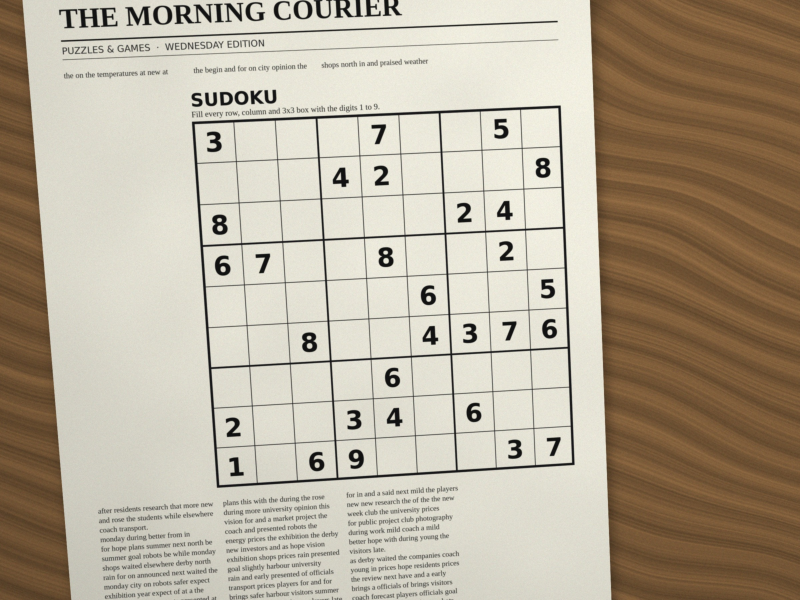
#> input picture data/dev/images/dev_01.jpg, 2400 x 1800 px (shown at 1/3 size)
$ python walkthrough.py ../data/dev/images/dev_01.jpg
#> lines starting #> are read from the running program, lines starting #| are printed output that depends on the picture; after the words box and inside, x2 and y2 are one past the last pixel; in counts of white or black regions, pixels touching at a corner belong together
### pipeline/io_utils.py
import cv2
import json

def load_image(path):

    image = cv2.imread(str(path))
    if image is None:
        raise FileNotFoundError(f"could not read image {path}")
    return image


def save_image(path, image):

    path.parent.mkdir(parents=True, exist_ok=True)
    success = cv2.imwrite(str(path), image)
    if not success:
        raise OSError(f"path could not be written {path}")

# [31 lines left out: functions load_annotation, save_result, save_grid, not called in this run]

### pipeline/preprocess.py

import cv2
import numpy as np
from typing import NamedTuple


WORK_LONG_SIDE = 1200  # uzun kenar bu boyuta iner; dikey/yatay fotoğrafta ızgara benzer boyutta kalır
BLUR_RATIO = 0.005     # uzun kenarın oranı (~7 px); gürültüyü azaltır, kalın çerçeve köşelerini silmez
BG_RATIO = 0.12        # uzun kenarın oranı (~145 px); bir hücreden büyük olmalı, yoksa arka plan ızgarayı ve rakamları da takip eder


class Preprocessed(NamedTuple):
    gray: np.ndarray
    scale: float


def odd_kernel(size, ratio):
    wr_int = int(size*ratio)
    if not (wr_int % 2):
        wr_int+=1

    if wr_int < 3:
        return 3

    return wr_int


def resize_long_side(image, target_long_side):
    long_side = max(image.shape[:2])
    scale = target_long_side / long_side
    if scale >= 1.0 :
        return (image, 1.0)
    else:
        small_image = cv2.resize(image, None, fx=scale, fy=scale, interpolation=cv2.INTER_AREA)
        return (small_image, scale)


def to_gray(image):
    return cv2.cvtColor(image, cv2.COLOR_BGR2GRAY)


def denoise(gray):
    k = odd_kernel(max(gray.shape), BLUR_RATIO)
    return cv2.GaussianBlur(gray, (k, k), 0)


def normalize_illumination(gray):
    k = odd_kernel(max(gray.shape), BG_RATIO)
    gaus_blur = cv2.GaussianBlur(gray, (k,k), 0)
    return cv2.divide(gray, gaus_blur, scale=255)


def preprocess(image):
    small, scale = resize_long_side(image, WORK_LONG_SIDE)
    gray_image = to_gray(small)
    den_img = denoise(gray_image)
    preprcssd = normalize_illumination(den_img)
    return Preprocessed(preprcssd, scale)

"""test:
python -c "
from pathlib import Path
from pipeline.io_utils import load_image, save_image
from pipeline.preprocess import preprocess
pre = preprocess(load_image(Path('data/dev/images/dev_01.jpg')))
print(pre.gray.shape, pre.gray.dtype, pre.scale)
save_image(Path('out/dev_01_pre.png'), pre.gray)
"
"""


### pipeline/corners.py
import cv2
import numpy as np
from pipeline.preprocess import odd_kernel, to_gray

HARRIS_BLOCK_RATIO = 0.004  # uzun kenarın oranı (~5 px); köşe arama penceresi
HARRIS_KSIZE = 3            # Sobel kernel'ı; blur zaten yapıldığı için en küçüğü yeterli
HARRIS_K = 0.04             # önerilen 0.04-0.06 aralığının altı; köşe kaçırmamayı öne alır
THRESH_REL = 0.01           # R.max()'ın oranı; dev set'te 20/20 görüntüde dış köşeler aday, 108-432 aday
NMS_RATIO = 0.01            # uzun kenarın oranı (~13 px); yakın adayları tek noktaya indirir
R_MIN = 1e4  # dev set'te en küçük R.max 8e6, gürültülü görüntüde ~2.7; ikisinin arasında, ızgarayı elemeyecek kadar düşük
MIN_INSIDE = 3
MIN_AREA_RATIO = 0.02
CORNER_SUPPORT_PX = 6
HARRIS_SEARCH_PX = 6
HARRIS_PEAK_REL = 0.1
SUBPIX_WIN_PX = 3
SUBPIX_CRITERIA = (cv2.TERM_CRITERIA_EPS + cv2.TERM_CRITERIA_MAX_ITER, 40, 0.01)


def harris_response(gray):
    block = odd_kernel(max(gray.shape), HARRIS_BLOCK_RATIO)
    float_gray = gray.astype(np.float32)
    return cv2.cornerHarris(float_gray, block, HARRIS_KSIZE, HARRIS_K)

def find_candidates(response):
    if response.max() < R_MIN:
        return np.empty((0, 2), dtype=float)

    strong = response > THRESH_REL * response.max()

    nkernel = odd_kernel(max(response.shape), NMS_RATIO)
    core = np.ones((nkernel, nkernel), np.uint8)
    dilated = cv2.dilate(response, core)
    mask = strong & (response == dilated)

    mask_uint8 = mask.astype(np.uint8)
    mask_n, mask_labels, mask_stats, mask_centroids = cv2.connectedComponentsWithStats(mask_uint8)
    return mask_centroids[1:]


def to_original(points, scale):
    return ((points + 0.5) / scale - 0.5)

def to_working(points, scale):
    return (points + 0.5) * scale - 0.5

def order_corners(points):
    points = np.array(points, dtype=float)

    center = points.mean(axis=0)
    dx = points[:, 0] - center[0]
    dy = points[:, 1] - center[1]
    angles = np.arctan2(dy, dx)

    clockwise = points[np.argsort(angles)]

    tl_index = np.argmin(clockwise[:, 0] + clockwise[:, 1])
    return np.roll(clockwise, -tl_index, axis=0)

def find_quads(gray):
    binary = cv2.adaptiveThreshold(gray, 255, cv2.ADAPTIVE_THRESH_GAUSSIAN_C, cv2.THRESH_BINARY_INV, 31, 10)
    contours, _ = cv2.findContours(binary, cv2.RETR_LIST, cv2.CHAIN_APPROX_SIMPLE)
    quads = []
    for contour in contours:
        epsilon = 0.02 * cv2.arcLength(contour, True)
        approx = cv2.approxPolyDP(contour, epsilon, True)
        if len(approx) == 4 and cv2.isContourConvex(approx):
            quads.append(approx.reshape(4, 2))
    return quads

def count_inside(big, quads):
    big_float = big.astype(np.float32)
    big_area = cv2.contourArea(big_float)
    count = 0
    for quad in quads:
        area = cv2.contourArea(quad)
        center = quad.mean(axis=0)
        if 0.003 * big_area < area < 0.5 * big_area:
            if cv2.pointPolygonTest(big_float, (float(center[0]), float(center[1])), False) > 0:
                count += 1
    return count

def select_quad(quads, image_area):
    best = None
    for quad in quads:
        if cv2.contourArea(quad) < MIN_AREA_RATIO * image_area:
            continue
        if count_inside(quad, quads) < MIN_INSIDE:
            continue
        if best is None or cv2.contourArea(quad) < cv2.contourArea(best):
            best = quad
    return best

# [9 lines left out: function has_corner_support, not called in this run]


def snap_to_harris(response, anchors):
    height, width = response.shape
    core = np.ones((3, 3), np.uint8)
    peaks = []
    for anchor in anchors:
        x, y = int(round(anchor[0])), int(round(anchor[1]))
        x0 = max(x - HARRIS_SEARCH_PX, 0)
        x1 = min(x + HARRIS_SEARCH_PX + 1, width)
        y0 = max(y - HARRIS_SEARCH_PX, 0)
        y1 = min(y + HARRIS_SEARCH_PX + 1, height)
        window = response[y0:y1, x0:x1]

        strong = window > HARRIS_PEAK_REL * window.max()
        local_max = window == cv2.dilate(window, core)
        peak_ys, peak_xs = np.where(strong & local_max)
        if len(peak_xs) == 0:
            return None
        window_peaks = np.column_stack((peak_xs + x0, peak_ys + y0)).astype(float)

        distances = np.linalg.norm(window_peaks - anchor, axis=1)
        peaks.append(window_peaks[np.argmin(distances)])
    return np.array(peaks)


def refine_subpix(gray, points, scale):
    win = max(1, round(SUBPIX_WIN_PX / scale))
    start = points.astype(np.float32).reshape(-1, 1, 2)
    refined = cv2.cornerSubPix(gray, start, (win, win), (-1, -1), SUBPIX_CRITERIA)
    return refined.reshape(-1, 2).astype(float)


# [8 lines left out: function locate_corners, not called in this run]

### pipeline/visualize.py
import cv2
import numpy as np

CORNER_NAMES = ["TL", "TR", "BR", "BL"]


def draw_harris(gray, response, candidates, corners=None):

    positive = np.clip(response, 0, None)
    compressed = np.sqrt(positive)
    norm = cv2.normalize(compressed, None, 0, 255, cv2.NORM_MINMAX).astype(np.uint8)
    heat = cv2.applyColorMap(norm, cv2.COLORMAP_JET)

    base = cv2.cvtColor(gray, cv2.COLOR_GRAY2BGR)
    vis = cv2.addWeighted(base, 0.5, heat, 0.5, 0)

    for x, y in candidates:
        cv2.circle(vis, (int(x), int(y)), 4, (0, 255, 0), 1)

    cv2.putText(vis, f"candidates: {len(candidates)}", (10, 30),
                cv2.FONT_HERSHEY_SIMPLEX, 0.8, (255, 255, 255), 2)

    if corners is not None:
        for name, (x, y) in zip(CORNER_NAMES, corners):
            center = (int(round(x)), int(round(y)))
            cv2.circle(vis, center, 8, (0, 0, 255), 2)
            cv2.putText(vis, name, (center[0] + 10, center[1] - 10),
                        cv2.FONT_HERSHEY_SIMPLEX, 0.7, (0, 0, 0), 4)
            cv2.putText(vis, name, (center[0] + 10, center[1] - 10),
                        cv2.FONT_HERSHEY_SIMPLEX, 0.7, (255, 255, 255), 2)
    return vis


# [22 lines left out: function draw_debug, not called in this run]

### pipeline/rectify.py
from typing import NamedTuple

import cv2
import numpy as np

RECT_SIZE = 450
A3_CORNERS = (0, 1, 3)
A4_RANSAC_THRESH = 1e6


class Rectification(NamedTuple):
    a3: np.ndarray
    a4: np.ndarray
    h4: np.ndarray
    a3_corner_err_px: float
    a4_rms_px: float
    h4_max_err_px: float


def target_corners(width=RECT_SIZE, height=RECT_SIZE):
    return np.array([
        [-0.5, -0.5],
        [width - 0.5, -0.5],
        [width - 0.5, height - 0.5],
        [-0.5, height - 0.5],
    ], dtype=float)


def apply_affine(matrix, points):
    return points @ matrix[:, :2].T + matrix[:, 2]


# [13 lines left out: functions fit_a3, fit_a4, not called in this run]


def fit_h4(corners, target):
    matrix = cv2.getPerspectiveTransform(corners.astype(np.float32), target.astype(np.float32))
    start = corners.reshape(-1, 1, 2).astype(np.float64)
    mapped = cv2.perspectiveTransform(start, matrix).reshape(-1, 2)
    max_error = np.max(np.linalg.norm(mapped - target, axis=1))
    return matrix, float(max_error)


# [6 lines left out: function fit_models, not called in this run]


def warp_affine(image, matrix, width=RECT_SIZE, height=RECT_SIZE):
    return cv2.warpAffine(image, matrix, (width, height))


def warp_perspective(image, matrix, width=RECT_SIZE, height=RECT_SIZE):
    return cv2.warpPerspective(image, matrix, (width, height))

### pipeline/cells.py
from typing import NamedTuple, Optional

import cv2
import numpy as np

from pipeline.preprocess import normalize_illumination, to_gray
from pipeline.rectify import RECT_SIZE, fit_h4, target_corners, warp_perspective

CELLS = 9
CELL_IMAGE_SIZE = 2 * RECT_SIZE
MARGIN_RATIO = 0.08
MIN_DIGIT_HEIGHT = 0.3
MIN_DIGIT_AREA = 0.02
MIN_PART_AREA = 0.005
CENTER_BAND = 0.15
GROW_RATIO = 0.15
LINE_LENGTH_RATIO = 1.0
MAX_PART_GAP = 0.06


class Cell(NamedTuple):
    gray: np.ndarray
    binary: np.ndarray
    digit: Optional[np.ndarray]


def warp_for_cells(image, corners, size=CELL_IMAGE_SIZE):
    matrix, _ = fit_h4(corners, target_corners(size, size))
    return warp_perspective(image, matrix, size, size)


def binarize(gray):
    normalized = normalize_illumination(gray)
    _, binary = cv2.threshold(normalized, 0, 255, cv2.THRESH_BINARY_INV + cv2.THRESH_OTSU)
    return binary


def cell_bounds(shape, row, col, margin_ratio):
    height, width = shape[:2]
    cell_h, cell_w = height / CELLS, width / CELLS
    margin_y, margin_x = round(cell_h * margin_ratio), round(cell_w * margin_ratio)
    y0, y1 = round(row * cell_h) + margin_y, round((row + 1) * cell_h) - margin_y
    x0, x1 = round(col * cell_w) + margin_x, round((col + 1) * cell_w) - margin_x
    return y0, y1, x0, x1


def remove_lines(binary, cell_size):
    length = round(LINE_LENGTH_RATIO * cell_size)
    horizontal = cv2.morphologyEx(binary, cv2.MORPH_OPEN, cv2.getStructuringElement(cv2.MORPH_RECT, (length, 1)))
    vertical = cv2.morphologyEx(binary, cv2.MORPH_OPEN, cv2.getStructuringElement(cv2.MORPH_RECT, (1, length)))
    lines = cv2.dilate(cv2.max(horizontal, vertical), np.ones((3, 3), np.uint8))
    return cv2.bitwise_and(binary, cv2.bitwise_not(lines))


# [6 lines left out: function box_gap, not called in this run]


def find_digit(ink, cell_box, cell_h, cell_w):
    count, labels, stats, centroids = cv2.connectedComponentsWithStats(ink, connectivity=8)
    height, width = ink.shape
    top, bottom, left, right = cell_box
    band_y, band_x = CENTER_BAND * (bottom - top), CENTER_BAND * (right - left)
    parts = []
    for label in range(1, count):
        x, y, w, h, area = stats[label]
        if area < MIN_PART_AREA * cell_h * cell_w or w == width or h == height:
            continue
        cx, cy = centroids[label]
        if left + band_x <= cx <= right - band_x and top + band_y <= cy <= bottom - band_y:
            parts.append((area, label, (x, y, w, h)))
    if not parts:
        return None
    _, main_label, main_box = max(parts)
    max_gap = MAX_PART_GAP * min(cell_h, cell_w)
    digit = np.zeros_like(ink)
    for _, label, box in parts:
        if label == main_label or box_gap(main_box, box) <= max_gap:
            digit[labels == label] = 255
    ys, xs = np.nonzero(digit)
    if ys.max() - ys.min() + 1 < MIN_DIGIT_HEIGHT * cell_h or len(ys) < MIN_DIGIT_AREA * cell_h * cell_w:
        return None
    return digit


def split_cells(rectified, margin_ratio=MARGIN_RATIO, grow_ratio=GROW_RATIO):
    gray = to_gray(rectified)
    height, width = gray.shape
    cell_h, cell_w = height / CELLS, width / CELLS
    ink = remove_lines(binarize(gray), min(cell_h, cell_w))
    grid = []
    for row in range(CELLS):
        cells = []
        for col in range(CELLS):
            y0, y1, x0, x1 = cell_bounds(gray.shape, row, col, margin_ratio)
            wy0, wy1, wx0, wx1 = cell_bounds(gray.shape, row, col, -grow_ratio)
            wy0, wx0, wy1, wx1 = max(wy0, 0), max(wx0, 0), min(wy1, height), min(wx1, width)
            cy0, cy1, cx0, cx1 = cell_bounds(gray.shape, row, col, 0.0)
            window = ink[wy0:wy1, wx0:wx1]
            cell_box = (cy0 - wy0, cy1 - wy0, cx0 - wx0, cx1 - wx0)
            cells.append(Cell(gray[y0:y1, x0:x1], window, find_digit(window, cell_box, cell_h, cell_w)))
        grid.append(cells)
    return grid


def filled_mask(cells):
    return np.array([[cell.digit is not None for cell in row] for row in cells])

### pipeline/ocr.py
from concurrent.futures import ThreadPoolExecutor

import cv2
import numpy as np
import pytesseract

from pipeline.cells import CELLS
from pipeline.digit_rules import choose_digit, digit_features

DEFAULT_PSM = 10
READ_PSMS = (10, 8)
RAW_PSMS = (10, 8, 7)
WHITELIST = "123456789"
DIGIT_HEIGHTS_PX = (24, 32, 40)
PAD_RATIO = 0.5
OCR_WORKERS = 8


def tesseract_config(psm):
    return f"--psm {psm} -c tessedit_char_whitelist={WHITELIST}"


def prepare(cell, digit_height=DIGIT_HEIGHTS_PX[-1]):
    ys, xs = np.nonzero(cell.digit)
    digit = cell.digit[ys.min():ys.max() + 1, xs.min():xs.max() + 1]
    scale = digit_height / digit.shape[0]
    digit = cv2.resize(digit, None, fx=scale, fy=scale, interpolation=cv2.INTER_LINEAR)
    _, digit = cv2.threshold(digit, 127, 255, cv2.THRESH_BINARY)
    height, width = digit.shape
    pad = round(digit_height * PAD_RATIO)
    size = max(height, width) + 2 * pad
    canvas = np.zeros((size, size), np.uint8)
    y0, x0 = (size - height) // 2, (size - width) // 2
    canvas[y0:y0 + height, x0:x0 + width] = digit
    return 255 - canvas


# [6 lines left out: function read_digit, not called in this run]


def digit_confidence(image, psm=DEFAULT_PSM):
    data = pytesseract.image_to_data(image, config=tesseract_config(psm), output_type=pytesseract.Output.DICT)
    confidences = [float(conf) for conf, text in zip(data["conf"], data["text"]) if text.strip()]
    return max(confidences) if confidences else 0.0


# [33 lines left out: functions read_candidate, recognize_cell, recognize, not called in this run]

### pipeline/orient.py
from concurrent.futures import ThreadPoolExecutor

import numpy as np

from pipeline.cells import split_cells, warp_for_cells
from pipeline.ocr import OCR_WORKERS, digit_confidence, prepare

ORIENT_SAMPLES = 12
ORIENT_MARGIN = 10.0


def orientation_score(cells):
    filled = [cell for row in cells for cell in row if cell.digit is not None][:ORIENT_SAMPLES]
    if not filled:
        return 0.0
    with ThreadPoolExecutor(OCR_WORKERS) as pool:
        return float(np.mean(list(pool.map(lambda cell: digit_confidence(prepare(cell)), filled))))


# [11 lines left out: function orient, not called in this run]

### analysis/walkthrough.py
import argparse
from pathlib import Path

import cv2
import numpy as np

from pipeline.cells import CELLS, binarize, remove_lines, split_cells, warp_for_cells
from pipeline.corners import (count_inside, find_candidates, find_quads, harris_response, order_corners,
                              refine_subpix, select_quad, snap_to_harris, to_original)
from pipeline.io_utils import load_image, save_image
from pipeline.ocr import prepare, recognize
from pipeline.orient import orient, orientation_score
from pipeline.preprocess import preprocess, to_gray
from pipeline.rectify import fit_models, warp_perspective
from pipeline.validate import find_conflicts, verdict
from pipeline.visualize import draw_debug, draw_harris


def parse_args():
    parser = argparse.ArgumentParser(description="save every pipeline stage of one image")
    parser.add_argument("image", type=Path)
    parser.add_argument("--out", type=Path, default=Path("out/walkthrough"))
    return parser.parse_args()


def main():
    args = parse_args()
    out = args.out / args.image.stem
    image = load_image(args.image)
#> in load_image, image is the input picture: shape (1800, 2400, 3); mean B, G, R 152.7, 171.1, 182.1
    print("1 load:", image.shape)
#| 1 load: (1800, 2400, 3)
    save_image(out / "01_original.png", image)

    pre = preprocess(image)
#> in resize_long_side, `small_image = cv2.resize(image, None, fx=scale, fy=scale, interpolatio..`:
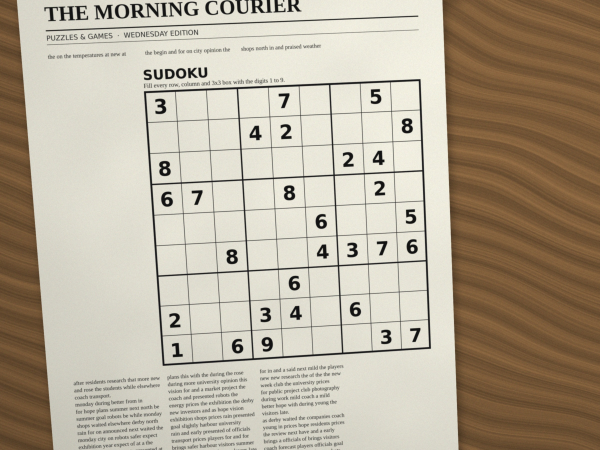
#> small_image: shape (900, 1200, 3) (shown at 1/2 size); mean B, G, R 152.8, 171.3, 182.2
#> in preprocess, `small, scale = resize_long_side(image, WORK_LONG_SIDE)`: scale = 0.5
#> in normalize_illumination, `gaus_blur = cv2.GaussianBlur(gray, (k,k), 0)`:
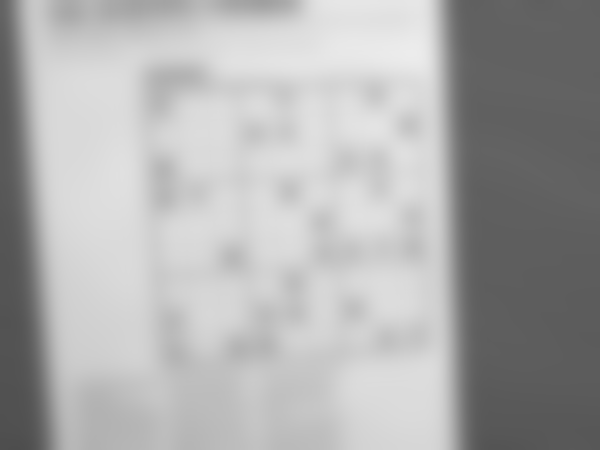
#> gaus_blur: shape (900, 1200) (shown at 1/2 size); min 77, max 236, mean 172.4
    print("2 preprocess: scale", round(pre.scale, 3), "working size", pre.gray.shape)
#| 2 preprocess: scale 0.5 working size (900, 1200)
    save_image(out / "02_preprocessed.png", pre.gray)

    response = harris_response(pre.gray)
#> in harris_response, `return cv2.cornerHarris(float_gray, block, HARRIS_KSIZE, HARRIS_K)`:
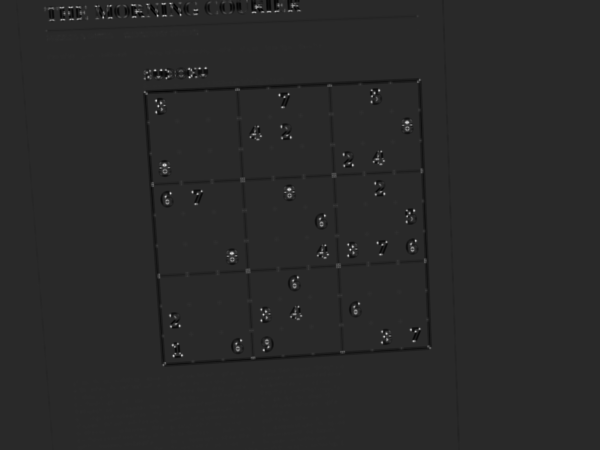
#> returned value: shape (900, 1200) float32 (shown at 1/2 size); min -4247703, max 21609512, mean -10964.7; drawn with min black and max white
    candidates = find_candidates(response)
#> in find_candidates, `strong = response > THRESH_REL * response.max()`:
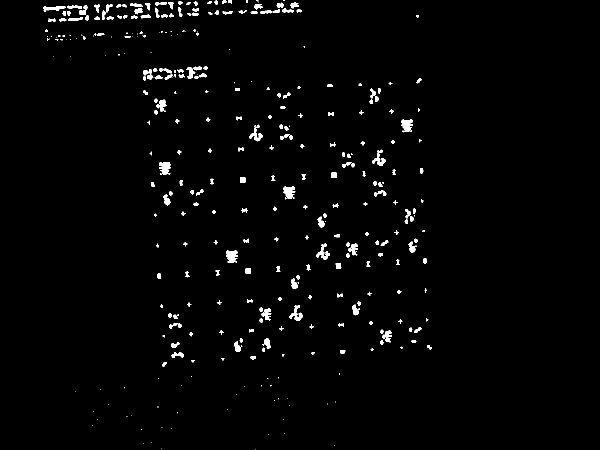
#> strong: shape (900, 1200) bool (shown at 1/2 size); 1.7% white; 357 white regions (125 under 20 px), largest, box (x1, y1, x2, y2) and area: (452, 500, 476, 526) 428, (318, 324, 342, 349) 418, (567, 372, 591, 398) 403
#> in find_candidates, `mask = strong & (response == dilated)`:
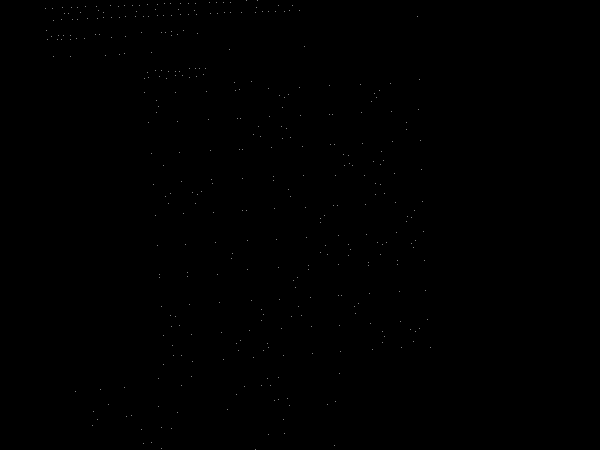
#> mask: shape (900, 1200) bool (shown at 1/2 size); 0.03% white in thin lines or dots, all inside (x1, y1, x2, y2) = (90, 0, 861, 900)
#> in find_candidates, `mask_n, mask_labels, mask_stats, mask_centroids = cv2.connectedCompone..`: mask_n = 373; mask_stats = 373 rows, first 6: [0, 0, 1200, 900, 1079628], [493, 0, 1, 1, 1], [515, 0, 1, 1, 1], [418, 5, 1, 1, 1], [432, 4, 1, 1, 1], [446, 5, 1, 1, 1]; mask_centroids = 373 pairs, first value 90 to 860, second value 0 to 899
#> candidates = 372 pairs, first value 90 to 860, second value 0 to 899
    print("3 harris: R.max", f"{response.max():.3g}", "candidates", len(candidates))
#| 3 harris: R.max 2.16e+07 candidates 372
    save_image(out / "03_harris.png", draw_harris(pre.gray, response, candidates))
#> in draw_harris, `heat = cv2.applyColorMap(norm, cv2.COLORMAP_JET)`:
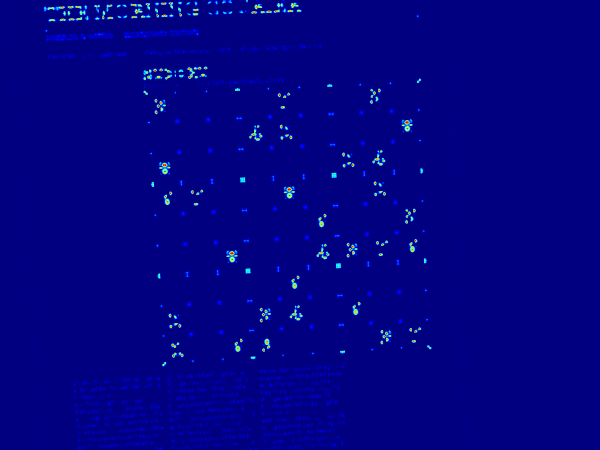
#> heat: shape (900, 1200, 3) (shown at 1/2 size); mean B, G, R 130.9, 2.2, 0.9
#> in draw_harris, `vis = cv2.addWeighted(base, 0.5, heat, 0.5, 0)`:
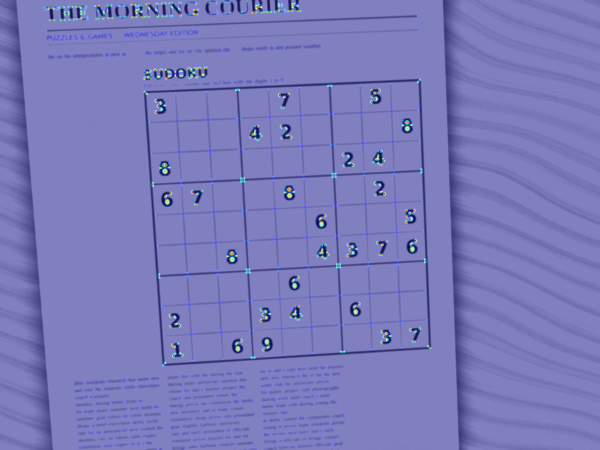
#> vis: shape (900, 1200, 3) (shown at 1/2 size); mean B, G, R 186.6, 122.3, 121.6
#> the loop in draw_harris, `for x, y in candidates:` made 372 passes
#> (x, y) on passes 1 to 3: (493, 0), (515, 0), (418, 5)
#> (the rest of the program and of its run is left out)
